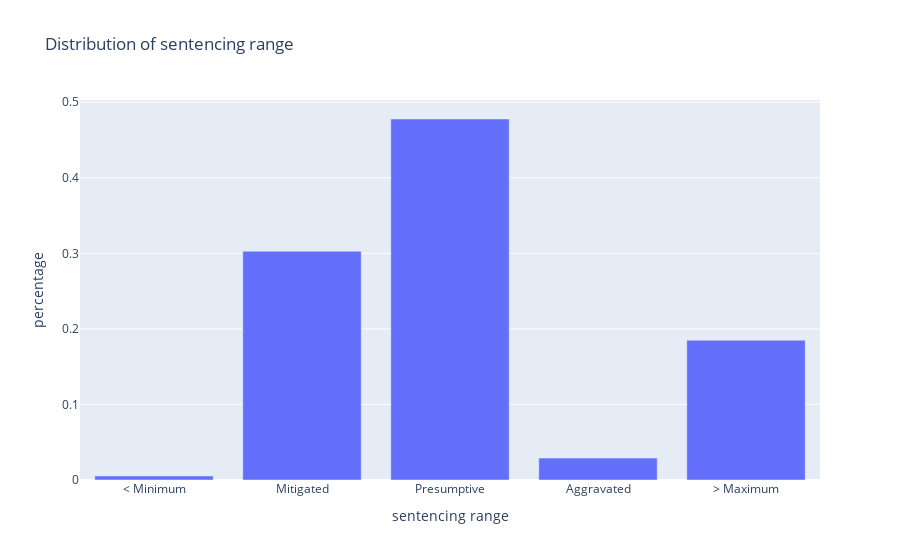

Notebook code cell kept with this figure:
### Code cell
fig = px.bar(
    disposition,
    x="sg_range",
    y="percentage",
    labels={"sg_range": "sentencing range"},
    title="Distribution of sentencing range",
)
#fig.update_layout(
#    paper_bgcolor="rgba(0,0,0,0)",
#    plot_bgcolor="rgba(0,0,0,0)",
#    xaxis=dict(showgrid=False),
#    yaxis=dict(showgrid=False),
    #font_color="white"
#)
fig.show()

### Figure 1 — Plotly figure (JSON) as saved in the notebook; plotly's stock layout.template omitted (floating-point values rounded to 4 significant figures)
{"data": [{"alignmentgroup": "True", "hovertemplate": "sentencing range=%{x}<br>percentage=%{y}<extra></extra>", "legendgroup": "", "marker": {"color": "#636efa", "pattern": {"shape": ""}}, "name": "", "offsetgroup": "", "orientation": "v", "showlegend": false, "textposition": "auto", "x": ["< Minimum", "Mitigated", "Presumptive", "Aggravated", "> Maximum"], "xaxis": "x", "y": [0.005409, 0.3027, 0.4778, 0.02902, 0.185], "yaxis": "y", "type": "bar"}], "layout": {"xaxis": {"anchor": "y", "domain": [0, 1], "title": {"text": "sentencing range"}}, "yaxis": {"anchor": "x", "domain": [0, 1], "title": {"text": "percentage"}}, "legend": {"tracegroupgap": 0}, "title": {"text": "Distribution of sentencing range"}, "barmode": "relative"}}
